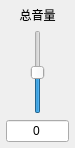
          <widget class="QWidget" name="voiceWgt" native="true">
           <property name="sizePolicy">
            <sizepolicy hsizetype="Fixed" vsizetype="Preferred">
             <horstretch>0</horstretch>
             <verstretch>0</verstretch>
            </sizepolicy>
           </property>
           <property name="minimumSize">
            <size>
             <width>75</width>
             <height>0</height>
            </size>
           </property>
           <property name="maximumSize">
            <size>
             <width>75</width>
             <height>16777215</height>
            </size>
           </property>
           <layout class="QVBoxLayout" name="verticalLayout_12">
            <property name="leftMargin">
             <number>6</number>
            </property>
            <property name="topMargin">
             <number>6</number>
            </property>
            <property name="rightMargin">
             <number>6</number>
            </property>
            <property name="bottomMargin">
             <number>6</number>
            </property>
            <item>
             <widget class="QLabel" name="lab_voice">
              <property name="sizePolicy">
               <sizepolicy hsizetype="Preferred" vsizetype="Preferred">
                <horstretch>0</horstretch>
                <verstretch>0</verstretch>
               </sizepolicy>
              </property>
              <property name="contextMenuPolicy">
               <enum>Qt::NoContextMenu</enum>
              </property>
              <property name="text">
               <string>总音量</string>
              </property>
              <property name="alignment">
               <set>Qt::AlignCenter</set>
              </property>
             </widget>
            </item>
            <item>
             <widget class="QSlider" name="slider_voice">
              <property name="sizePolicy">
               <sizepolicy hsizetype="Preferred" vsizetype="Expanding">
                <horstretch>0</horstretch>
                <verstretch>0</verstretch>
               </sizepolicy>
              </property>
              <property name="minimum">
               <number>-30</number>
              </property>
              <property name="maximum">
               <number>30</number>
              </property>
              <property name="orientation">
               <enum>Qt::Vertical</enum>
              </property>
             </widget>
            </item>
            <item>
             <widget class="QLineEdit" name="edt_voice">
              <property name="sizePolicy">
               <sizepolicy hsizetype="Preferred" vsizetype="Fixed">
                <horstretch>0</horstretch>
                <verstretch>0</verstretch>
               </sizepolicy>
              </property>
              <property name="text">
               <string>0</string>
              </property>
              <property name="alignment">
               <set>Qt::AlignCenter</set>
              </property>
              <property name="readOnly">
               <bool>true</bool>
              </property>
             </widget>
            </item>
           </layout>
          </widget>
